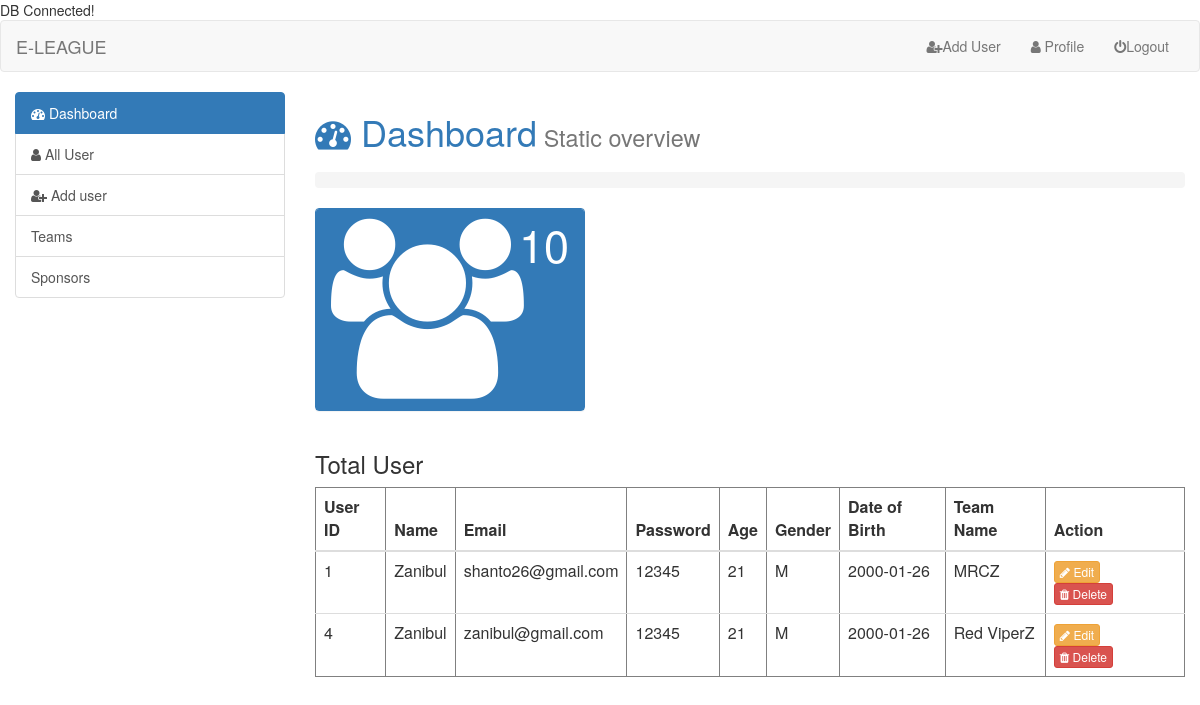
The app's page /E_League/admin/index.php (signed in) with its own data.
### tables this page shows
CREATE TABLE `users_info` (
  `Id` int(5) NOT NULL,
  `name` varchar(50) NOT NULL,
  `email` varchar(50) NOT NULL,
  `password` varchar(50) NOT NULL,
  `age` int(11) NOT NULL,
  `gender` varchar(50) NOT NULL,
  `date_of_birth` date NOT NULL,
  `team_name` varchar(11) NOT NULL
);

### E_League/admin/index.php (the view, shortened to what this page needs)
<!DOCTYPE html>
<html lang="en">
  <head>
    <link href="../css/bootstrap.min.css" rel="stylesheet">
    <link href="../css/font-awesome.min.css" rel="stylesheet">
  </head>
  <body>
    <nav class="navbar navbar-default">
  <div class="container-fluid">
    <div class="navbar-header">
      <a class="navbar-brand" href="#">E-LEAGUE </a>
    </div>
    <div class="collapse navbar-collapse" id="bs-example-navbar-collapse-1">
      <ul class="nav navbar-nav navbar-right">
        <li> <a  href = "add_user.php"><i class="fa fa-user-plus"> </i>Add User</a> </li>
        <li> <a  href = "profile.php"> <i class="fa fa-user" aria-hidden="true"></i> Profile</a> </li>
        <li> <a  href = "logout.php"><i class="fa fa-power-off"> </i>Logout</a> </li>
      </ul>
    </div>
  </div>
</nav>
<div class="col-sm-3">
  <div class="list-group">
  <a href="index.php" class="list-group-item active"> <i class="fa fa-dashboard"> </i> Dashboard </a>
  <a href="index.php" class="list-group-item "> <i class="fa fa-user"> </i> All User </a>
  <a href="add_user.php" class="list-group-item "> <i class="fa fa-user-plus"> </i> Add user </a>
  <a href="teams.php" class="list-group-item "> <i class="#"> </i> Teams </a>
  <a href="sponsor.php" class="list-group-item "> <i class="#"> </i> Sponsors </a>
  </div>
</div>
  <div class="col-sm-9">
    <div class="content">
      <h1 class="text-primary"><i class="fa fa-dashboard"> </i> Dashboard<small> Static overview</small> <h1>
        <ol class="breadcrumb">
        </ol>
        <div class="row">
          <div class="col-sm-4">
            <div class="panel panel-primary">
              <div class="panel-heading">
                <div class="row">
                  <div class="col-xs-3">
                    <i class="fa fa-users fa-5x"> </i>
                  </div>
                  <div class="col-xs-9">
                    <div class="pull-right" style="font-size: 45px"> 10</div>
                    <div class="clearfix"> </div>
                  </div>
                </div>
              </div>
            </div>
          </div>
        </div>
      <h3> Total User </h3>
      <table class="table" border="1">
        <thead>
        <tr>
          <th> User ID </th>
          <th> Name </th>
          <th> Email </th>
          <th> Password </th>
          <th> Age </th>
          <th> Gender </th>
          <th> Date of Birth </th>
          <th> Team Name </th>
          <th> Action </th>
        </tr>
      </thead>
      <tr>
        <?php
        require_once './dbcon.php';
        $db_sinfo = mysqli_query($link, "SELECT * FROM `users_info`");
        while($row = mysqli_fetch_assoc($db_sinfo)){ ?>
          <tr>
            <td> <?php echo $row['Id']; ?> </td>
            <td> <?php echo $row['name']; ?> </td>
            <td> <?php echo $row['email']; ?> </td>
            <td> <?php echo $row['password']; ?> </td>
            <td> <?php echo $row['age']; ?> </td>
            <td> <?php echo $row['gender']; ?> </td>
            <td> <?php echo $row['date_of_birth']; ?> </td>
            <td> <?php echo $row['team_name']; ?> </td>
            <td>
              <a href="update_user.php" class="btn btn-xs btn-warning"> <i class="fa fa-pencil"> </i> Edit </a>
              <a href="delete_user.php?id=<?php echo $row['Id']; ?>" class="btn btn-xs btn-danger"><i class="fa fa-trash"></i> Delete <a>
            </td>
          </tr>
        <?php
      }
         ?>
      </tr>
      </table>
    </div>
  </div>
  </body>
</html>

### records on screen
users_info: Id "1", name "Zanibul", email "shanto26@gmail.com", password "12345", age "21", gender "M", date_of_birth "2000-01-26", team_name "MRCZ"
users_info: Id "4", name "Zanibul", email "zanibul@gmail.com", password "12345", age "21", gender "M", date_of_birth "2000-01-26", team_name "Red ViperZ"
